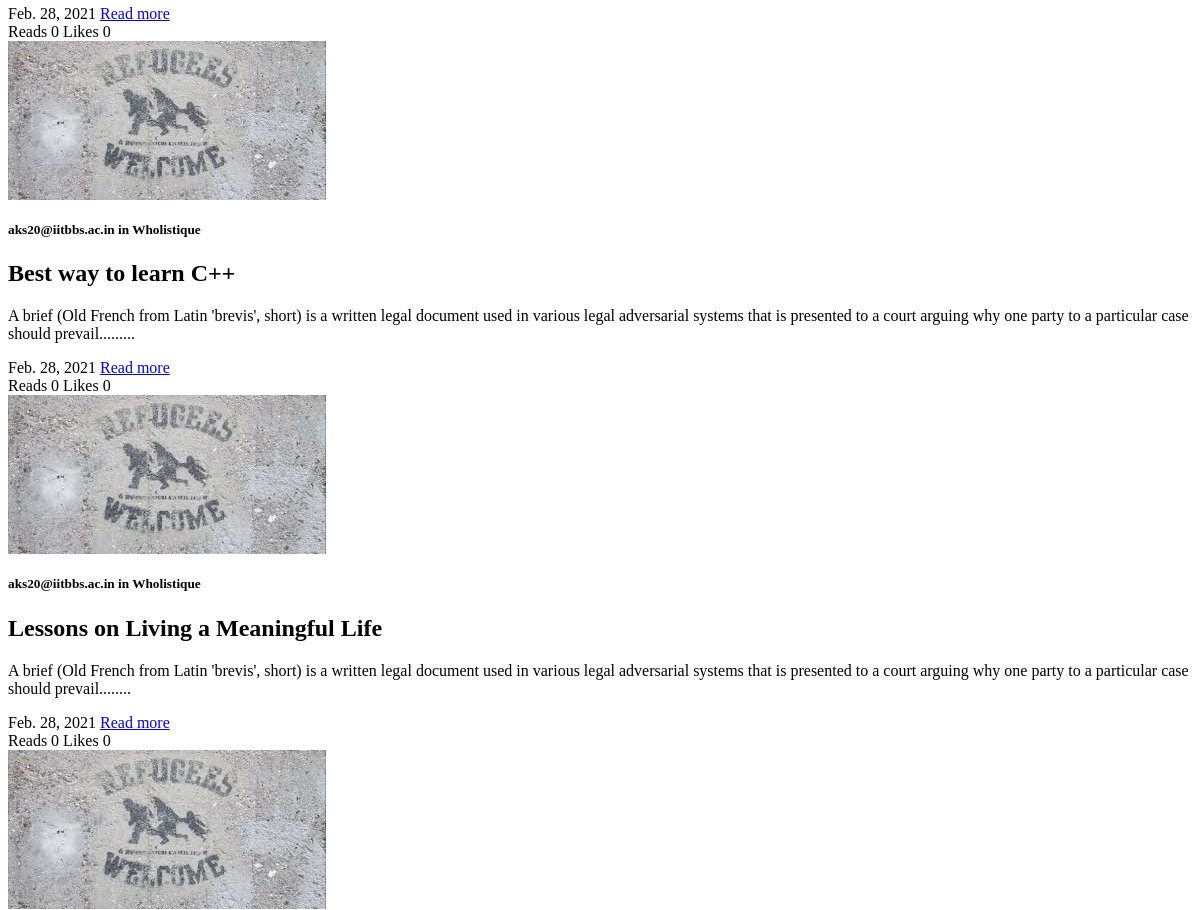
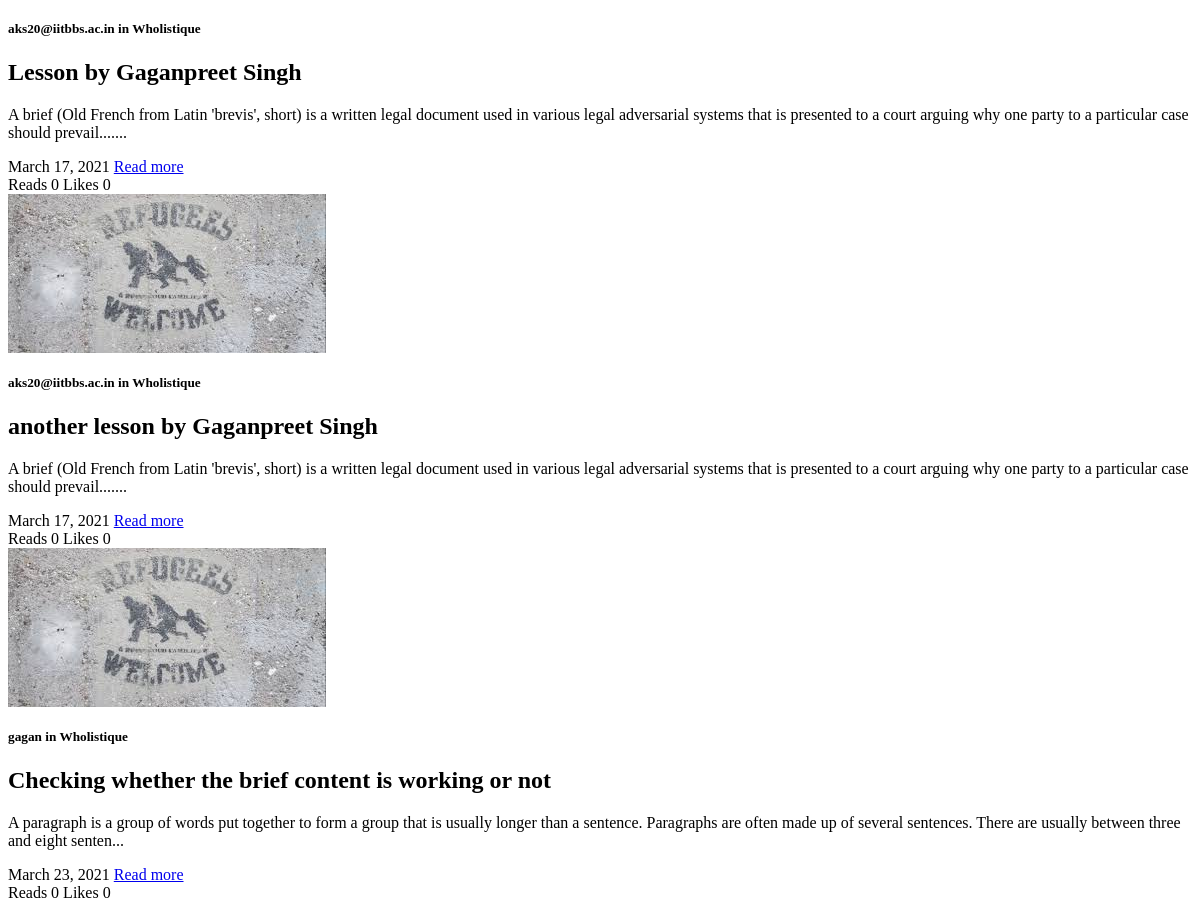
Before: /get_articles/2 (signed in, lower part) with the older database file (2 pictures, top to bottom).
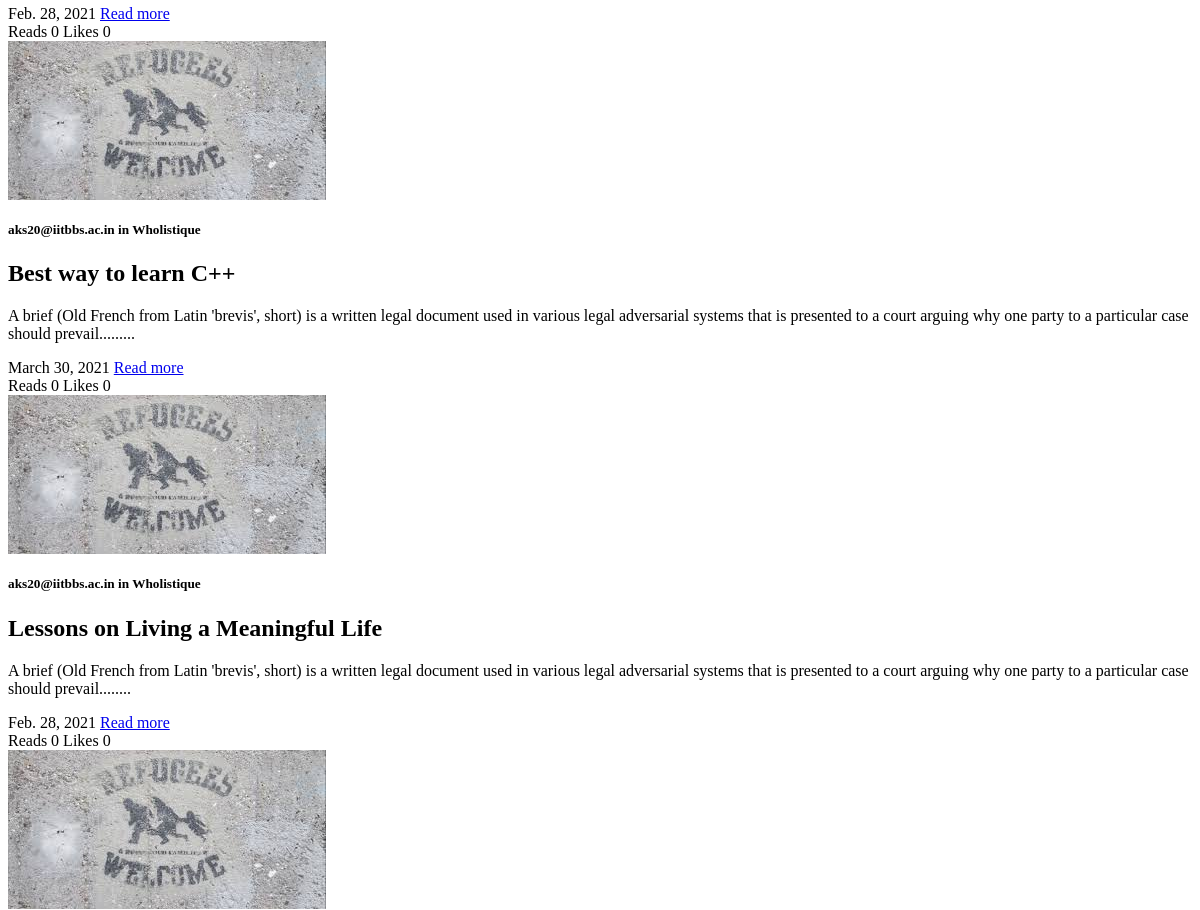
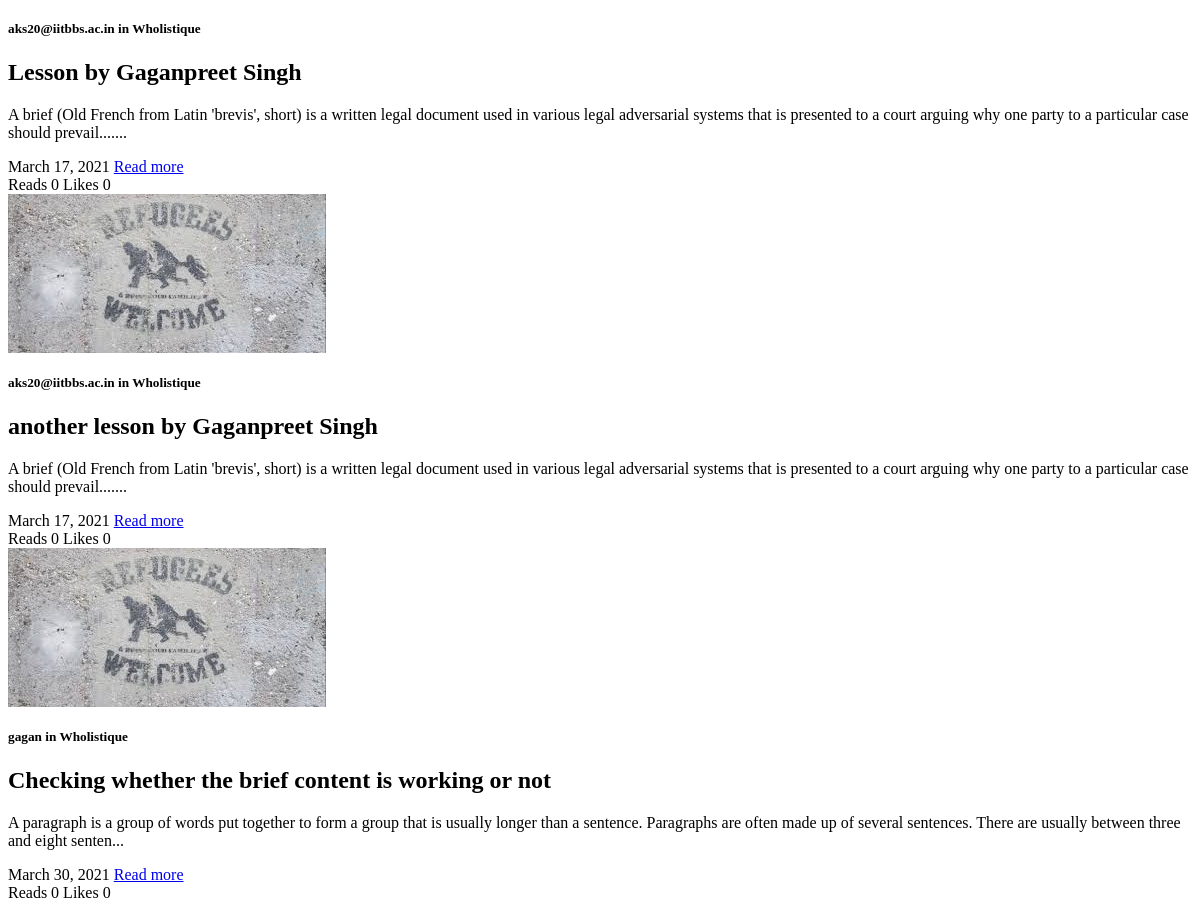
After: the same page with the newer database file (2 pictures, top to bottom).
### articles/models.py (models this page shows, shortened)
class articles(models.Model):
	author = models.ForeignKey(User, on_delete=models.CASCADE)
	date = models.DateField(auto_now=True)
	title = models.CharField(max_length=200)
	brief_content = models.TextField(default="A brief (Old French from Latin 'brevis', short) is a written legal document used in various legal adversarial systems that is presented to a court arguing why one party to a particular case should prevail")
	content = models.TextField()
	no_of_reads = models.PositiveIntegerField(default=0)
	likes = models.PositiveIntegerField(default=0)
	image = models.ImageField(default="images.jpg", blank=True)
	read_time = models.IntegerField()
	tags = models.ManyToManyField(tags)

### articles/views.py (the view)
# urls.py: path('get_articles/<int:number>', views.get_articles, name="get_articles"),
@login_required(login_url="login")
def get_articles(request, number):
	starred_articles = models.starred_info.objects.filter(user=request.user)
	send_starred_articles = []
	for i in range(len(starred_articles)):
		send_starred_articles.append(starred_articles[i].article)
	articles = models.articles.objects.all()[(number - 1) * 10:]
	articles = articles[:min(10, len(articles))]
	context = {"articles": articles, "starred": send_starred_articles}
	t = template.loader.get_template('get_articles.html')
	html = t.render(context)
	return HttpResponse(html)

### articles/templates/get_articles.html (shortened to what this page needs)
{% load static %}
{% if articles %}
	{% for article in articles %}
		<div class="article">
			<div class="image">
				<img class="article_image" src="/media/{{article.image}}">
			</div>
			<div class="description">
				<h5 class="name">{{article.author}} <span class="light"> in </span> Wholistique</h5>
				<h2 class="title">{{article.title}}</h2>
				<p class="paragraph">
					{{article.brief_content}}...
				</p>
				<div class="read_more">
					<span class="data">{{article.date}}</span>
					<a href="{% url 'view_article' article.pk %}"><span class="full_article">Read more</span></a>
				</div>
			</div>
			<div class="likes_comments_bar"><span class="bar_elements"> Reads {{article.no_of_reads}}</span><span class="bar_elements"> Likes {{article.likes}}</span></div>
		</div>
	{% endfor %}
	{% else %}
		<div class="massage">You have not submitted any articles</div>
{% endif %}

Changed rows visible on the page:
changed articles "Best way to learn C++": date "Feb. 28, 2021" → "March 30, 2021"
changed articles "Checking whether the brief content is working or not": date "March 23, 2021" → "March 30, 2021"
